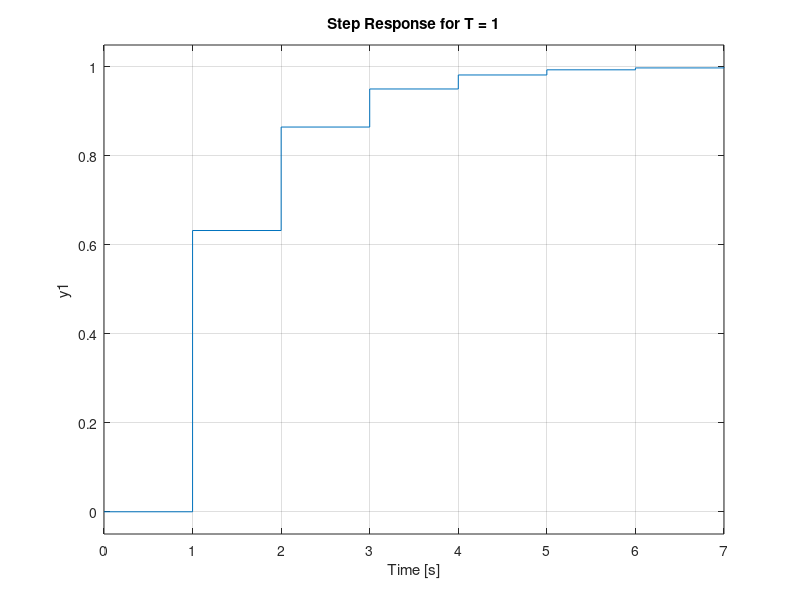

MATLAB code to generate this figure:
%%%%%%%%%%%%%%%%%%%%%%%%%%%%%%%%%%%%%%%%%%%%%%%%%%%%%%%%%%%%%%%%%%%%%%%%%%%
% The University of Akron
% Signals & Systems
% Fall 2020
% Bilinear Step Response
% Assignment 11 Problem 2
%%%%%%%%%%%%%%%%%%%%%%%%%%%%%%%%%%%%%%%%%%%%%%%%%%%%%%%%%%%%%%%%%%%%%%%%%%%

% use T = 0.01, 0.1, 1
% transform using step invariance

% create transfer function for G(s)
% use cts to discete function for bilinear
% transform of G(s)
G = tf( 1, [ 1 1 ] );
Hz1 = c2d( G, 0.01 );
Hz2 = c2d( G, 0.1 );
Hz3 = c2d( G, 1 );

%%%%%%%%%%%%%%%%%%%%%%%%%%%%%%%%%%%%%%%%%%%%%%%%%%%%%%%%%%%%%%%%%%%%%%%%%%%

figure ( 1 );
subplot( 4, 1, 1 );
step( G );                            
title( 'Step Response G(s)' )
    
subplot( 4, 1, 2 );                             
step( Hz1 );
title( 'Step Response for T = 0.01' )

subplot( 4, 1, 3 );
step( Hz2 );
title( 'Step Response for T = 0.1' )

subplot( 4, 1, 4 );
step( Hz3 );
title( 'Step Response for T = 1' )

%%%%%%%%%%%%%%%%%%%%%%%%%%%%%%%%%%% EOF %%%%%%%%%%%%%%%%%%%%%%%%%%%%%%%%%%%
